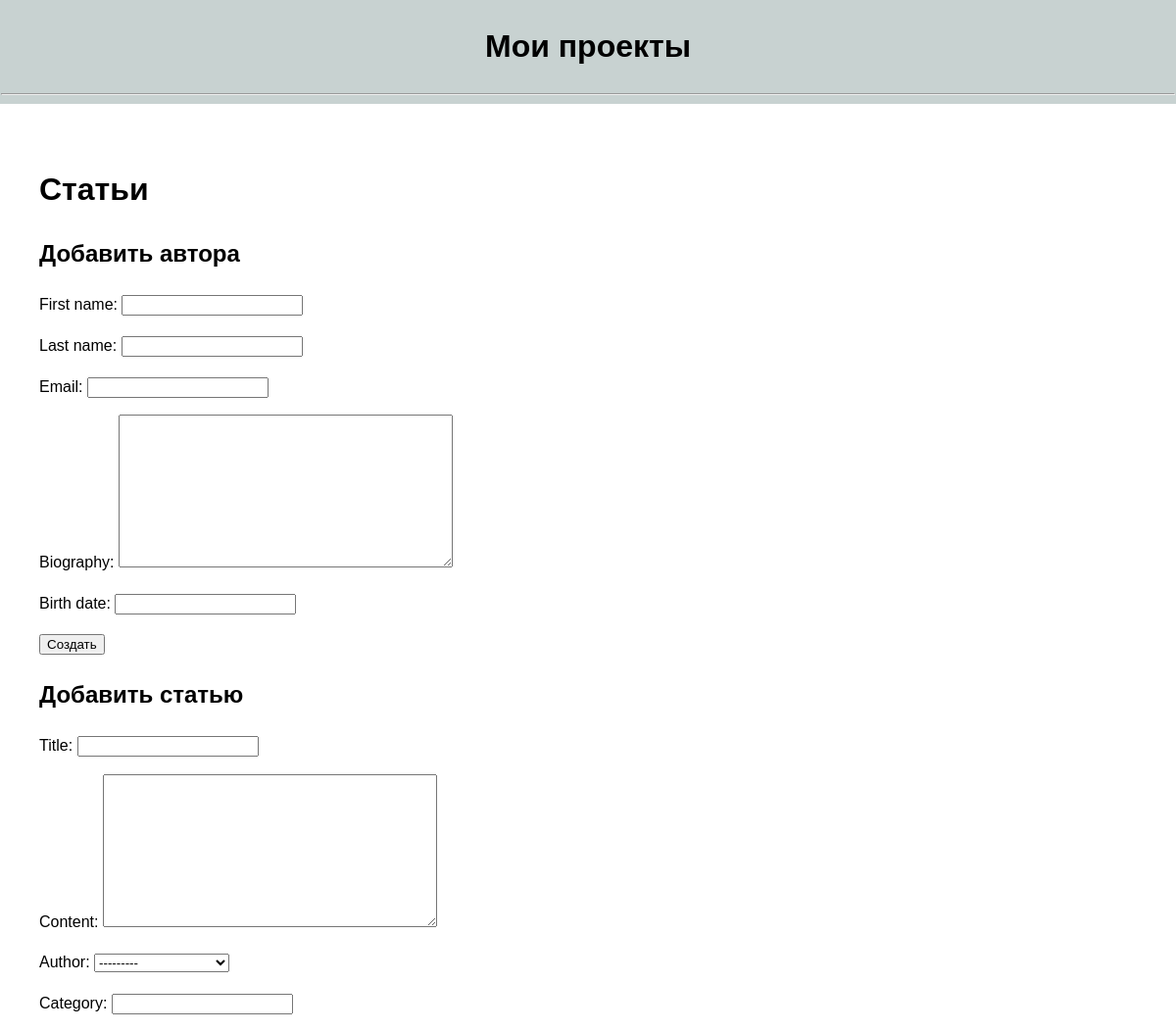
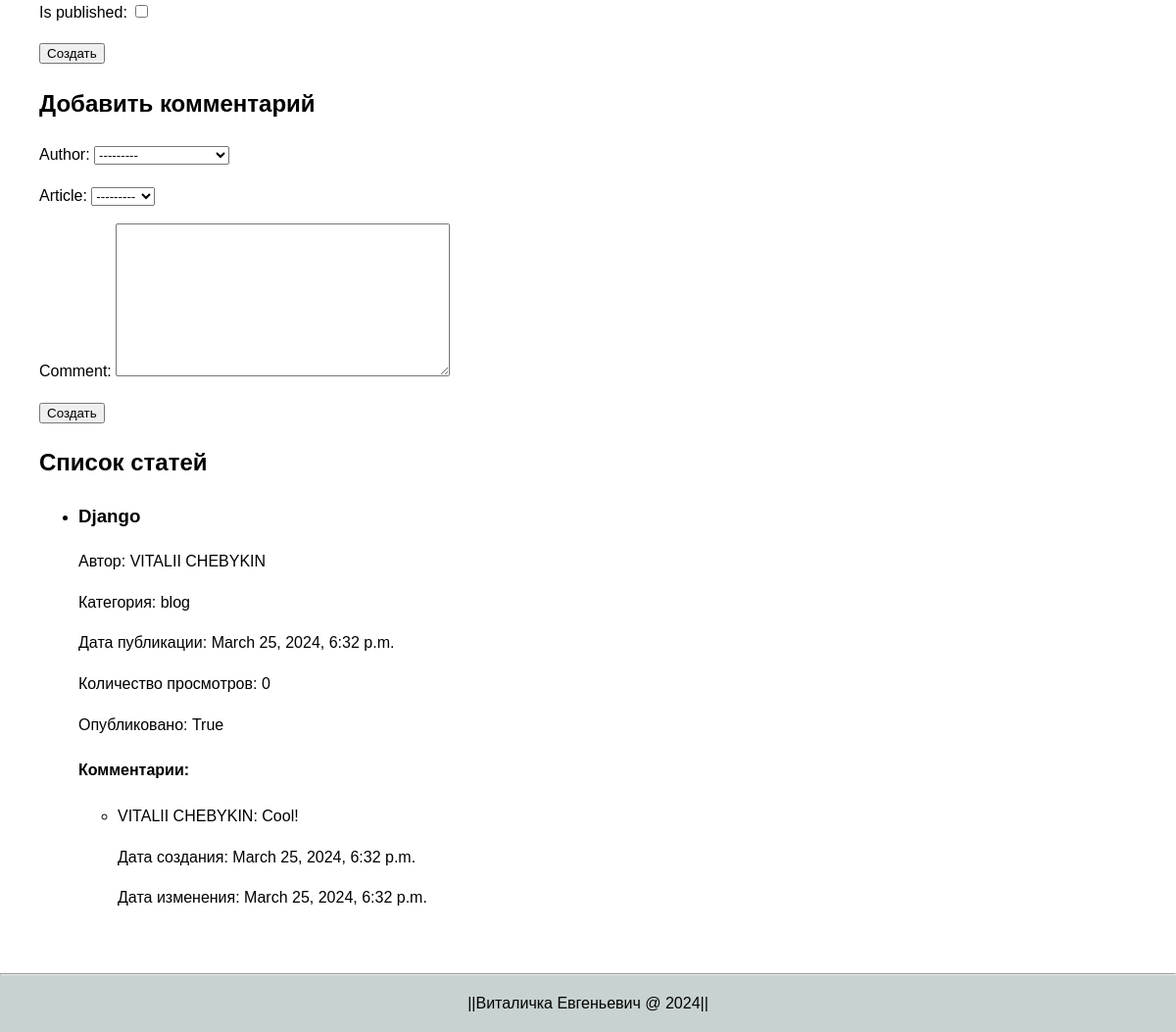
The app's page /articles/ with its own data (2 pictures, top to bottom).
### articles/models.py (models this page shows, shortened)
class Article(models.Model):
    title = models.CharField(max_length=200)
    content = models.TextField()
    publish_date = models.DateTimeField(default=timezone.now)
    author = models.ForeignKey(Author, on_delete=models.CASCADE, related_name='articles')
    category = models.CharField(max_length=100)
    views = models.IntegerField(default=0)
    is_published = models.BooleanField(default=False)
    def __str__(self):
        return self.title

class Author(models.Model):
    first_name = models.CharField(max_length=100)
    last_name = models.CharField(max_length=100)
    email = models.EmailField()
    biography = models.TextField(blank=True)
    birth_date = models.DateField(null=True, blank=True)
    def full_name(self):
        return f'{self.first_name} {self.last_name}'
    def __str__(self):
        return self.full_name()

class Comment(models.Model):
    author = models.ForeignKey(Author, on_delete=models.CASCADE, related_name='comments')
    article = models.ForeignKey(Article, on_delete=models.CASCADE, related_name='comments')
    comment = models.TextField()
    created_at = models.DateTimeField(auto_now_add=True)
    updated_at = models.DateTimeField(auto_now=True)

### articles/views.py (the view)
# urls.py: path('', views.index, name='index'),
def index(request):
    authors = Author.objects.all()
    articles = Article.objects.all()
    if request.method == 'POST':
        author_form = AuthorForm(request.POST)
        article_form = ArticleForm(request.POST)
        comment_form = CommentForm(request.POST)
        if 'create_author' in request.POST:
            if author_form.is_valid():
                author_form.save()
                return redirect('articles:index')
        elif 'create_article' in request.POST:
            if article_form.is_valid():
                article_form.save()
                return redirect('articles:index')
        elif 'create_comment' in request.POST:
            if comment_form.is_valid():
                comment_form.save()
                return redirect('articles:index')
    else:
        author_form = AuthorForm()
        article_form = ArticleForm()
        comment_form = CommentForm()
    context = {
        'authors': authors,
        'articles': articles,
        'author_form': author_form,
        'article_form': article_form,
        'comment_form': comment_form,
    }
    return render(request, 'articles/index.html', context)

### articles/forms.py
class AuthorForm(forms.ModelForm):
    class Meta:
        model = Author
        fields = ['first_name', 'last_name', 'email', 'biography', 'birth_date']

class ArticleForm(forms.ModelForm):
    class Meta:
        model = Article
        fields = ['title', 'content', 'author', 'category', 'is_published']

### articles/templates/articles/index.html (shortened to what this page needs)
<!DOCTYPE html>
<html lang="en">
<head>
</head>
<body>
<header>
    <h1>Мои проекты</h1>
    <hr/>
</header>
<main>
    <h1>Статьи</h1>
    <h2>Добавить автора</h2>
    <form method="POST">
        {{ author_form.as_p }}
        <button type="submit" name="create_author">Создать</button>
    </form>
    <h2>Добавить статью</h2>
    <form method="POST">
        {{ article_form.as_p }}
        <button type="submit" name="create_article">Создать</button>
    </form>
    <h2>Добавить комментарий</h2>
    <form method="POST">
        {{ comment_form.as_p }}
        <button type="submit" name="create_comment">Создать</button>
    </form>
    <h2>Список статей</h2>
    <ul>
        {% for article in articles %}
        <li>
            <h3>{{ article.title }}</h3>
            <p>Автор: {{ article.author.full_name }}</p>
            <p>Категория: {{ article.category }}</p>
            <p>Дата публикации: {{ article.publish_date }}</p>
            <p>Количество просмотров: {{ article.views }}</p>
            <p>Опубликовано: {{ article.is_published }}</p>
            <h4>Комментарии:</h4>
            <ul>
                {% for comment in article.comments.all %}
                <li>
                    {{ comment.author.full_name }}: {{ comment.comment }}
                    <p>Дата создания: {{ comment.created_at }}</p>
                    <p>Дата изменения: {{ comment.updated_at }}</p>
                </li>
                {% endfor %}
            </ul>
        </li>
        {% endfor %}
    </ul>
</main>
<footer>
    <hr/>
    <p>||Виталичка Евгеньевич @ 2024||</p>
</footer>
</body>
</html>

### articles/templates/articles/index.html (style rules this page uses)
body { font-family: Arial, sans-serif; line-height: 1.6; margin: 0; padding: 0; }
header { background-color: #C8D2D1; padding: 1px; text-align: center; }
main { padding: 40px; }
footer { background-color: #C8D2D1; text-align: center; bottom: 0; width: 100%; height: 60px; }

### records on screen
Article: title "Django", author.full_name "VITALII CHEBYKIN", category "blog", publish_date "March 25, 2024, 6:32 p.m.", views "0", is_published "True"
Comment: author.full_name "VITALII CHEBYKIN", comment "Cool!", created_at "March 25, 2024, 6:32 p.m.", updated_at "March 25, 2024, 6:32 p.m."
